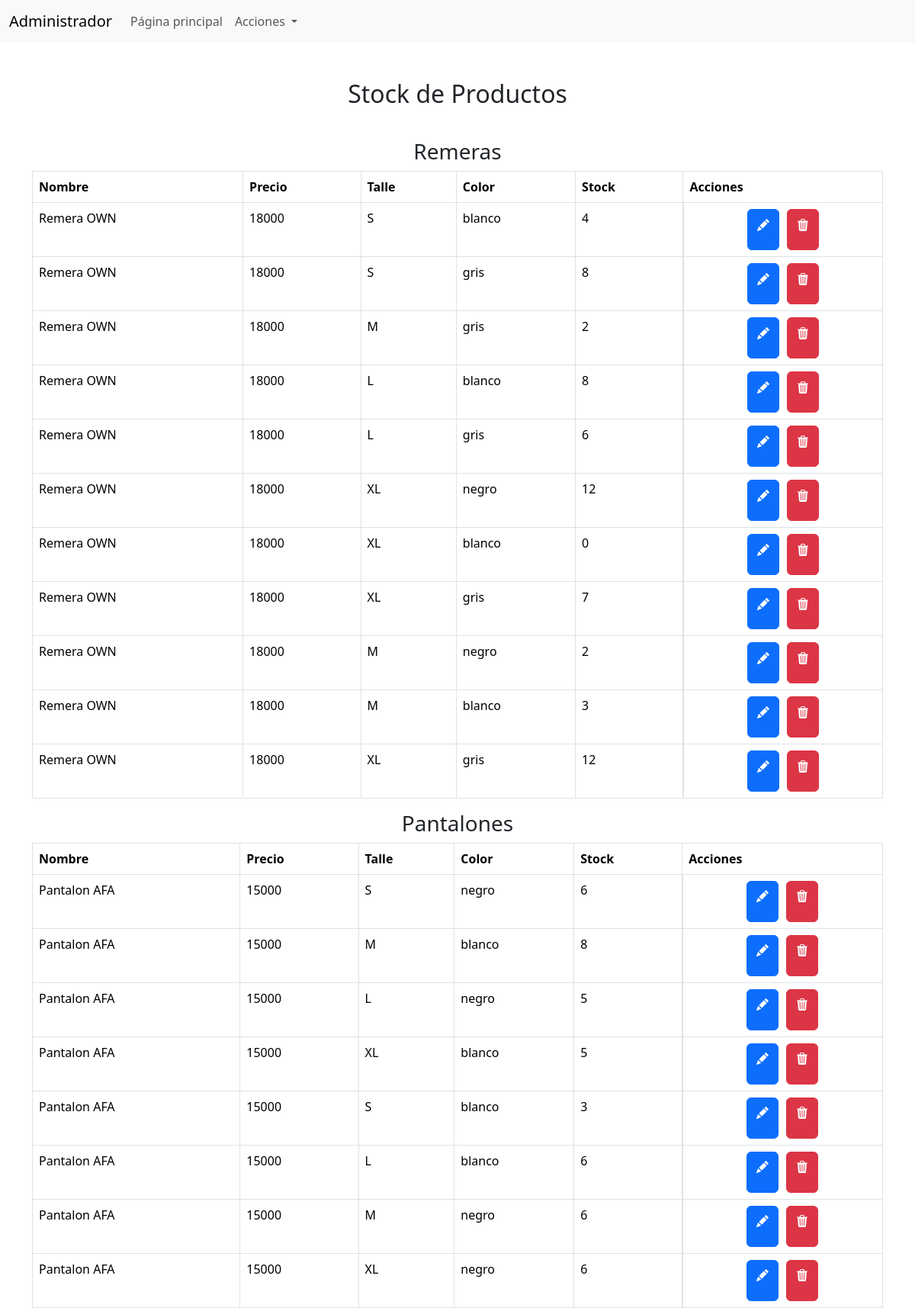
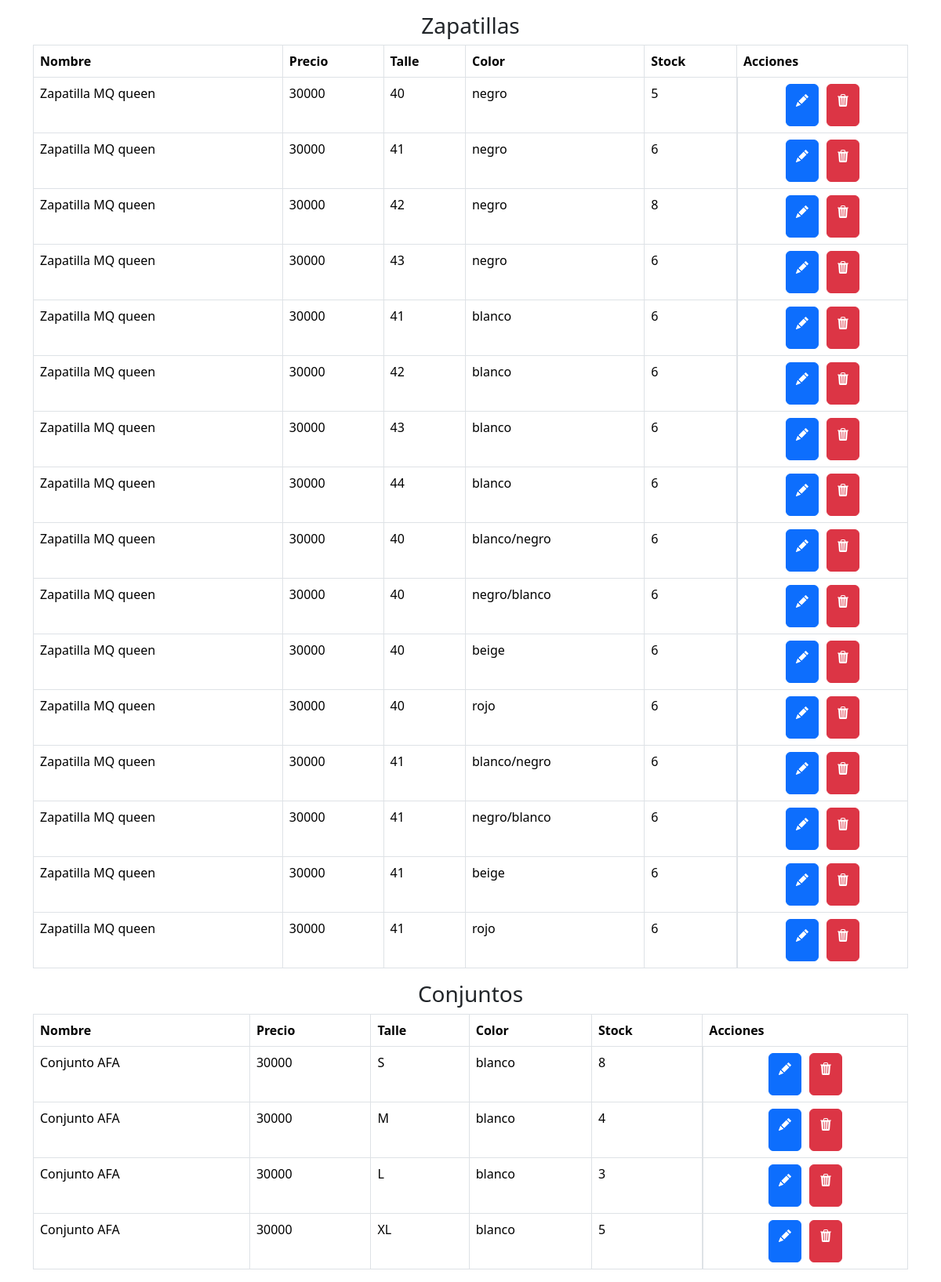
The app's page /administrador/ver_productos.php with its own data (2 pictures, top to bottom).
### tables this page shows
CREATE TABLE `intermediaria` (
  `id_producto` int(11) DEFAULT NULL,
  `id_color` int(11) DEFAULT NULL,
  `id_talle` int(11) DEFAULT NULL,
  `stock` int(11) DEFAULT NULL,
  `id` int(3) NOT NULL
);

CREATE TABLE `producto` (
  `id_producto` int(11) NOT NULL,
  `categoria` varchar(50) DEFAULT NULL,
  `nombre` varchar(50) DEFAULT NULL,
  `descr` varchar(50) DEFAULT NULL,
  `precio` double DEFAULT NULL,
  `imagen` varchar(800) DEFAULT NULL
);

CREATE TABLE `talle` (
  `id_talle` int(11) NOT NULL,
  `talle` varchar(10) NOT NULL
);

CREATE TABLE `colores` (
  `id_color` int(11) NOT NULL,
  `color` varchar(50) NOT NULL
);

### administrador/ver_productos.php (the view, shortened to what this page needs)
<?php
include '../php/conexion.php';
$queryRemeras = "
    SELECT p.id_producto, p.nombre, p.precio, p.imagen, i.stock, c.color, t.talle
    FROM producto p
    LEFT JOIN intermediaria i ON p.id_producto = i.id_producto
    LEFT JOIN colores c ON i.id_color = c.id_color
    LEFT JOIN talle t ON i.id_talle = t.id_talle
    WHERE p.categoria = 'remeras'
        AND (c.color != '')
        AND (t.talle != '')
";
$resultRemeras = mysqli_query($conexion, $queryRemeras);
$queryPantalones = "
    SELECT p.id_producto, p.nombre, p.precio, p.imagen, i.stock, c.color, t.talle
    FROM producto p
    LEFT JOIN intermediaria i ON p.id_producto = i.id_producto
    LEFT JOIN colores c ON i.id_color = c.id_color
    LEFT JOIN talle t ON i.id_talle = t.id_talle
    WHERE p.categoria = 'pantalones'
        AND (c.color != '')
        AND (t.talle != '')
        AND (i.stock != 0)
";
$resultPantalones = mysqli_query($conexion, $queryPantalones);
$queryZapatillas = "
    SELECT p.id_producto, p.nombre, p.precio, p.imagen, i.stock, c.color, t.talle
    FROM producto p
    LEFT JOIN intermediaria i ON p.id_producto = i.id_producto
    LEFT JOIN colores c ON i.id_color = c.id_color
    LEFT JOIN talle t ON i.id_talle = t.id_talle
    WHERE p.categoria = 'zapatillas'
        AND (c.color != '')
        AND (t.talle != '')
        AND (i.stock != 0)
";
$resultZapatillas = mysqli_query($conexion, $queryZapatillas);
$queryConjuntos = "
    SELECT p.id_producto, p.nombre, p.precio, p.imagen, i.stock, c.color, t.talle
    FROM producto p
    LEFT JOIN intermediaria i ON p.id_producto = i.id_producto
    LEFT JOIN colores c ON i.id_color = c.id_color
    LEFT JOIN talle t ON i.id_talle = t.id_talle
    WHERE p.categoria = 'conjuntos'
        AND (c.color != '')
        AND (t.talle != '')
        AND (i.stock != 0)
";
$resultConjuntos = mysqli_query($conexion, $queryConjuntos);
?>
<!DOCTYPE html>
<html lang="en">
<head>
    <link href="https://cdn.jsdelivr.net/npm/bootstrap@5.3.3/dist/css/bootstrap.min.css" rel="stylesheet">
</head>
<body>
<nav class="navbar navbar-expand-lg bg-body-tertiary">
        <div class="container-fluid">
            <a class="navbar-brand" href="#">Administrador</a>
            <div class="collapse navbar-collapse" id="navbarSupportedContent">
                <ul class="navbar-nav me-auto mb-2 mb-lg-0">
                    <li class="nav-item">
                        <a class="nav-link" href="../index.php">Página principal</a>
                    </li>
                    <li class="nav-item dropdown">
                        <a class="nav-link dropdown-toggle" href="#" role="button" data-bs-toggle="dropdown" aria-expanded="false">
                        Acciones
                        </a>
                    </li>
                </ul>
            </div>
        </div>
    </nav>
    <div class="container mt-5">
        <h2 style="text-align:center; margin-bottom:40px;">Stock de Productos</h2>
        <h3 style="text-align:center;">Remeras</h3>
        <table class="table table-bordered">
            <thead>
                <tr>
                    <th>Nombre</th>
                    <th>Precio</th>
                    <th>Talle</th>
                    <th>Color</th>
                    <th>Stock</th>
                    <th>Acciones</th>
                </tr>
            </thead>
            <tbody>
                <?php while ($row = mysqli_fetch_assoc($resultRemeras)): ?>
                <tr>
                    <td><?php echo $row['nombre']; ?></td>
                    <td><?php echo $row['precio']; ?></td>
                    <td><?php echo $row['talle']; ?></td>
                    <td><?php echo $row['color']; ?></td>
                    <td><?php echo $row['stock']; ?></td>
                    <td style="display:flex; justify-content:center;">
                        <a href="#"
                            class="btn btn-primary"
                            data-bs-toggle="modal"
                            data-bs-target="#editModal"
                            data-id="<?php echo $row['id_producto']; ?>"
                            data-stock="<?php echo $row['stock']; ?>"
                            data-talle="<?php echo $row['id_talle'] ?? ''; ?>"
                            data-color="<?php echo $row['id_color'] ?? ''; ?>">
                            <p class="elele">
                            </p>
                        </a>
                        <a style="margin-left:10px;" href="eliminar_producto.php?id=<?php echo $row['id_producto']; ?>" onclick="return confirm('¿Está seguro de que desea eliminar este producto?')" class="btn btn-danger" >
                        <p>
                        </p>
                        </a>
                    </td>
                </tr>
                <?php endwhile; ?>
            </tbody>
        </table>
        <h3 style="text-align:center;">Pantalones</h3>
        <table class="table table-bordered">
            <thead>
                <tr>
                    <th>Nombre</th>
                    <th>Precio</th>
                    <th>Talle</th>
                    <th>Color</th>
                    <th>Stock</th>
                    <th>Acciones</th>
                </tr>
            </thead>
            <tbody>
                <?php while ($row = mysqli_fetch_assoc($resultPantalones)): ?>
                <tr>
                    <td><?php echo $row['nombre']; ?></td>
                    <td><?php echo $row['precio']; ?></td>
                    <td><?php echo $row['talle']; ?></td>
                    <td><?php echo $row['color']; ?></td>
                    <td><?php echo $row['stock']; ?></td>
                    <td style="display:flex; justify-content:center;">
                    <a href="#"
                            class="btn btn-primary"
                            data-bs-toggle="modal"
                            data-bs-target="#editModal"
                            data-id="<?php echo $row['id_producto']; ?>"
                            data-stock="<?php echo $row['stock']; ?>"
                            data-talle="<?php echo $row['id_talle'] ?? ''; ?>"
                            data-color="<?php echo $row['id_color'] ?? ''; ?>">
                            <p class="elele">
                            </p>
                        </a>
                        <a style="margin-left:10px;" href="eliminar_producto.php?id=<?php echo $row['id_producto']; ?>" onclick="return confirm('¿Está seguro de que desea eliminar este producto?')" class="btn btn-danger">
                        <p>
                        </p>
                        </a>
                    </td>
                </tr>
                <?php endwhile; ?>
            </tbody>
        </table>
        <h3 style="text-align:center;">Zapatillas</h3>
        <table class="table table-bordered">
            <thead>
                <tr>
                    <th>Nombre</th>
                    <th>Precio</th>
                    <th>Talle</th>
                    <th>Color</th>
                    <th>Stock</th>
                    <th>Acciones</th>
                </tr>
            </thead>
            <tbody>
                <?php while ($row = mysqli_fetch_assoc($resultZapatillas)): ?>
                <tr>
                    <td><?php echo $row['nombre']; ?></td>
                    <td><?php echo $row['precio']; ?></td>
                    <td><?php echo $row['talle']; ?></td>
                    <td><?php echo $row['color']; ?></td>
                    <td><?php echo $row['stock']; ?></td>
                    <td style="display:flex; justify-content:center;">
                    <a href="#"
                            class="btn btn-primary"
                            data-bs-toggle="modal"
                            data-bs-target="#editModal"
                            data-id="<?php echo $row['id_producto']; ?>"
                            data-stock="<?php echo $row['stock']; ?>"
                            data-talle="<?php echo $row['id_talle'] ?? ''; ?>"
                            data-color="<?php echo $row['id_color'] ?? ''; ?>">
                            <p class="elele">
                            </p>
                    </a>
                        <a style="margin-left:10px;" href="eliminar_producto.php?id=<?php echo $row['id_producto']; ?>" onclick="return confirm('¿Está seguro de que desea eliminar este producto?')" class="btn btn-danger">
                        <p>
                        </p>
                        </a>
                    </td>
                </tr>
                <?php endwhile; ?>
            </tbody>
        </table>
        <h3 style="text-align:center;">Conjuntos</h3>
        <table class="table table-bordered">
            <thead>
                <tr>
                    <th>Nombre</th>
                    <th>Precio</th>
                    <th>Talle</th>
                    <th>Color</th>
                    <th>Stock</th>
                    <th>Acciones</th>
                </tr>
            </thead>
            <tbody>
                <?php while ($row = mysqli_fetch_assoc($resultConjuntos)): ?>
                <tr>
                    <td><?php echo $row['nombre']; ?></td>
                    <td><?php echo $row['precio']; ?></td>
                    <td><?php echo $row['talle']; ?></td>
                    <td><?php echo $row['color']; ?></td>
                    <td><?php echo $row['stock']; ?></td>
                    <td style="display:flex; justify-content:center;" >
                    <a href="#"
                            class="btn btn-primary"
                            data-bs-toggle="modal"
                            data-bs-target="#editModal"
                            data-id="<?php echo $row['id_producto']; ?>"
                            data-stock="<?php echo $row['stock']; ?>"
                            data-talle="<?php echo $row['id_talle'] ?? ''; ?>"
                            data-color="<?php echo $row['id_color'] ?? ''; ?>">
                            <p class="elele">
                            </p>
                    </a>
                        <a style="margin-left:10px;" href="eliminar_producto.php?id=<?php echo $row['id_producto']; ?>" onclick="return confirm('¿Está seguro de que desea eliminar este producto?')" class="btn btn-danger">
                        <p>
                        </p>
                        </a>
                    </td>
                </tr>
                <?php endwhile; ?>
            </tbody>
        </table>
    </div>
</body>
</html>

### records on screen
intermediaria: id_producto.nombre "Remera OWN", id_producto.precio "18000", id_talle.talle "S", id_color.color "blanco", stock "4"
intermediaria: id_producto.nombre "Remera OWN", id_producto.precio "18000", id_talle.talle "S", id_color.color "gris", stock "8"
intermediaria: id_producto.nombre "Remera OWN", id_producto.precio "18000", id_talle.talle "M", id_color.color "gris", stock "2"
intermediaria: id_producto.nombre "Remera OWN", id_producto.precio "18000", id_talle.talle "L", id_color.color "blanco", stock "8"
intermediaria: id_producto.nombre "Remera OWN", id_producto.precio "18000", id_talle.talle "L", id_color.color "gris", stock "6"
intermediaria: id_producto.nombre "Remera OWN", id_producto.precio "18000", id_talle.talle "XL", id_color.color "negro", stock "12"
intermediaria: id_producto.nombre "Remera OWN", id_producto.precio "18000", id_talle.talle "XL", id_color.color "blanco", stock "0"
intermediaria: id_producto.nombre "Remera OWN", id_producto.precio "18000", id_talle.talle "XL", id_color.color "gris", stock "7"
intermediaria: id_producto.nombre "Remera OWN", id_producto.precio "18000", id_talle.talle "M", id_color.color "negro", stock "2"
intermediaria: id_producto.nombre "Remera OWN", id_producto.precio "18000", id_talle.talle "M", id_color.color "blanco", stock "3"
intermediaria: id_producto.nombre "Remera OWN", id_producto.precio "18000", id_talle.talle "XL", id_color.color "gris", stock "12"
intermediaria: id_producto.nombre "Pantalon AFA", id_producto.precio "15000", id_talle.talle "S", id_color.color "negro", stock "6"
intermediaria: id_producto.nombre "Pantalon AFA", id_producto.precio "15000", id_talle.talle "M", id_color.color "blanco", stock "8"
intermediaria: id_producto.nombre "Pantalon AFA", id_producto.precio "15000", id_talle.talle "L", id_color.color "negro", stock "5"
intermediaria: id_producto.nombre "Pantalon AFA", id_producto.precio "15000", id_talle.talle "XL", id_color.color "blanco", stock "5"
intermediaria: id_producto.nombre "Pantalon AFA", id_producto.precio "15000", id_talle.talle "S", id_color.color "blanco", stock "3"
intermediaria: id_producto.nombre "Pantalon AFA", id_producto.precio "15000", id_talle.talle "L", id_color.color "blanco", stock "6"
intermediaria: id_producto.nombre "Pantalon AFA", id_producto.precio "15000", id_talle.talle "M", id_color.color "negro", stock "6"
intermediaria: id_producto.nombre "Pantalon AFA", id_producto.precio "15000", id_talle.talle "XL", id_color.color "negro", stock "6"
intermediaria: id_producto.nombre "Zapatilla MQ queen", id_producto.precio "30000", id_talle.talle "40", id_color.color "negro", stock "5"
intermediaria: id_producto.nombre "Zapatilla MQ queen", id_producto.precio "30000", id_talle.talle "41", id_color.color "negro", stock "6"
intermediaria: id_producto.nombre "Zapatilla MQ queen", id_producto.precio "30000", id_talle.talle "42", id_color.color "negro", stock "8"
intermediaria: id_producto.nombre "Zapatilla MQ queen", id_producto.precio "30000", id_talle.talle "43", id_color.color "negro", stock "6"
intermediaria: id_producto.nombre "Zapatilla MQ queen", id_producto.precio "30000", id_talle.talle "41", id_color.color "blanco", stock "6"
intermediaria: id_producto.nombre "Zapatilla MQ queen", id_producto.precio "30000", id_talle.talle "42", id_color.color "blanco", stock "6"
intermediaria: id_producto.nombre "Zapatilla MQ queen", id_producto.precio "30000", id_talle.talle "43", id_color.color "blanco", stock "6"
intermediaria: id_producto.nombre "Zapatilla MQ queen", id_producto.precio "30000", id_talle.talle "44", id_color.color "blanco", stock "6"
intermediaria: id_producto.nombre "Zapatilla MQ queen", id_producto.precio "30000", id_talle.talle "40", id_color.color "blanco/negro", stock "6"
intermediaria: id_producto.nombre "Zapatilla MQ queen", id_producto.precio "30000", id_talle.talle "40", id_color.color "negro/blanco", stock "6"
intermediaria: id_producto.nombre "Zapatilla MQ queen", id_producto.precio "30000", id_talle.talle "40", id_color.color "beige", stock "6"
intermediaria: id_producto.nombre "Zapatilla MQ queen", id_producto.precio "30000", id_talle.talle "40", id_color.color "rojo", stock "6"
intermediaria: id_producto.nombre "Zapatilla MQ queen", id_producto.precio "30000", id_talle.talle "41", id_color.color "blanco/negro", stock "6"
intermediaria: id_producto.nombre "Zapatilla MQ queen", id_producto.precio "30000", id_talle.talle "41", id_color.color "negro/blanco", stock "6"
intermediaria: id_producto.nombre "Zapatilla MQ queen", id_producto.precio "30000", id_talle.talle "41", id_color.color "beige", stock "6"
intermediaria: id_producto.nombre "Zapatilla MQ queen", id_producto.precio "30000", id_talle.talle "41", id_color.color "rojo", stock "6"
intermediaria: id_producto.nombre "Conjunto AFA", id_producto.precio "30000", id_talle.talle "S", id_color.color "blanco", stock "8"
intermediaria: id_producto.nombre "Conjunto AFA", id_producto.precio "30000", id_talle.talle "M", id_color.color "blanco", stock "4"
intermediaria: id_producto.nombre "Conjunto AFA", id_producto.precio "30000", id_talle.talle "L", id_color.color "blanco", stock "3"
intermediaria: id_producto.nombre "Conjunto AFA", id_producto.precio "30000", id_talle.talle "XL", id_color.color "blanco", stock "5"
